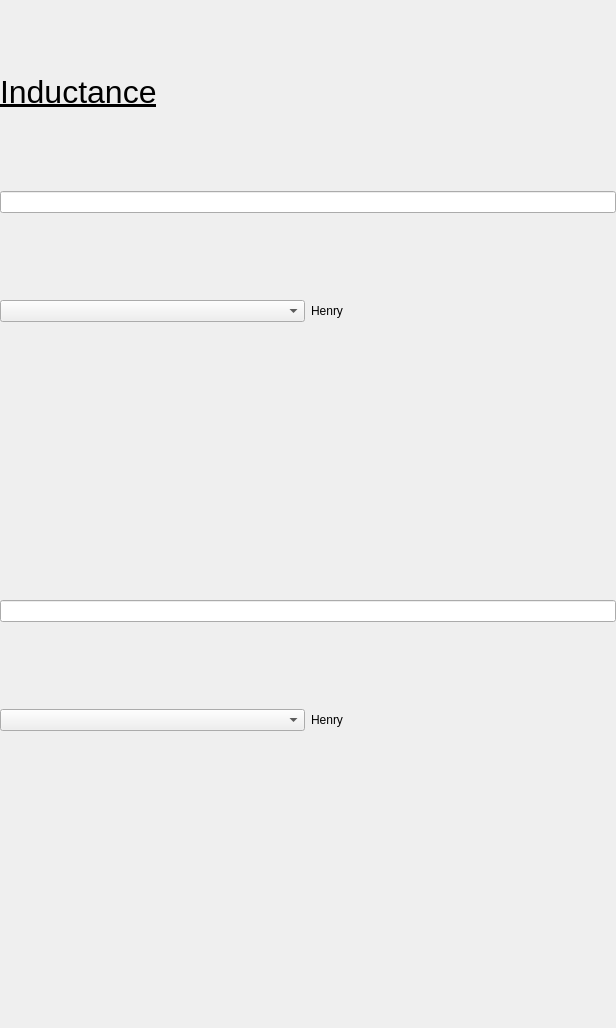
<?xml version="1.0" encoding="UTF-8"?>
<ui version="4.0">
 <class>InductanceWidget</class>
 <widget class="QWidget" name="InductanceWidget">
  <property name="geometry">
   <rect>
    <x>0</x>
    <y>0</y>
    <width>616</width>
    <height>1028</height>
   </rect>
  </property>
  <property name="sizePolicy">
   <sizepolicy hsizetype="Preferred" vsizetype="Expanding">
    <horstretch>0</horstretch>
    <verstretch>0</verstretch>
   </sizepolicy>
  </property>
  <property name="windowTitle">
   <string>Form</string>
  </property>
  <layout class="QVBoxLayout" name="verticalLayout">
   <property name="leftMargin">
    <number>0</number>
   </property>
   <property name="topMargin">
    <number>0</number>
   </property>
   <property name="rightMargin">
    <number>0</number>
   </property>
   <property name="bottomMargin">
    <number>0</number>
   </property>
   <item>
    <widget class="QLabel" name="title">
     <property name="text">
      <string>&lt;html&gt;&lt;head/&gt;&lt;body&gt;&lt;p&gt;&lt;span style=&quot; font-size:24pt; text-decoration: underline;&quot;&gt;Inductance&lt;/span&gt;&lt;/p&gt;&lt;/body&gt;&lt;/html&gt;</string>
     </property>
    </widget>
   </item>
   <item>
    <widget class="QLineEdit" name="iNum">
     <property name="inputMask">
      <string/>
     </property>
    </widget>
   </item>
   <item>
    <layout class="QHBoxLayout" name="horizontalLayout">
     <item>
      <widget class="QComboBox" name="iPrefix">
       <property name="currentIndex">
        <number>10</number>
       </property>
       <item>
        <property name="text">
         <string>yotta</string>
        </property>
       </item>
       <item>
        <property name="text">
         <string>zetta</string>
        </property>
       </item>
       <item>
        <property name="text">
         <string>exa</string>
        </property>
       </item>
       <item>
        <property name="text">
         <string>peta</string>
        </property>
       </item>
       <item>
        <property name="text">
         <string>tera</string>
        </property>
       </item>
       <item>
        <property name="text">
         <string>giga</string>
        </property>
       </item>
       <item>
        <property name="text">
         <string>mega</string>
        </property>
       </item>
       <item>
        <property name="text">
         <string>kilo</string>
        </property>
       </item>
       <item>
        <property name="text">
         <string>hecto</string>
        </property>
       </item>
       <item>
        <property name="text">
         <string>deka</string>
        </property>
       </item>
       <item>
        <property name="text">
         <string/>
        </property>
       </item>
       <item>
        <property name="text">
         <string>deci</string>
        </property>
       </item>
       <item>
        <property name="text">
         <string>centi</string>
        </property>
       </item>
       <item>
        <property name="text">
         <string>milli</string>
        </property>
       </item>
       <item>
        <property name="text">
         <string>micro</string>
        </property>
       </item>
       <item>
        <property name="text">
         <string>nano</string>
        </property>
       </item>
       <item>
        <property name="text">
         <string>pico</string>
        </property>
       </item>
       <item>
        <property name="text">
         <string>femto</string>
        </property>
       </item>
       <item>
        <property name="text">
         <string>atto</string>
        </property>
       </item>
       <item>
        <property name="text">
         <string>zepto</string>
        </property>
       </item>
       <item>
        <property name="text">
         <string>yocto</string>
        </property>
       </item>
      </widget>
     </item>
     <item>
      <widget class="QLabel" name="iLabel">
       <property name="text">
        <string>Henry</string>
       </property>
      </widget>
     </item>
    </layout>
   </item>
   <item>
    <widget class="QLabel" name="downIcon">
     <property name="text">
      <string/>
     </property>
     <property name="pixmap">
      <pixmap resource="Resources.qrc">:/icons/down.png</pixmap>
     </property>
     <property name="scaledContents">
      <bool>true</bool>
     </property>
    </widget>
   </item>
   <item>
    <widget class="QLineEdit" name="oNum">
     <property name="text">
      <string/>
     </property>
     <property name="readOnly">
      <bool>true</bool>
     </property>
    </widget>
   </item>
   <item>
    <layout class="QHBoxLayout" name="horizontalLayout_2">
     <item>
      <widget class="QComboBox" name="oPrefix">
       <property name="currentIndex">
        <number>10</number>
       </property>
       <item>
        <property name="text">
         <string>yotta</string>
        </property>
       </item>
       <item>
        <property name="text">
         <string>zetta</string>
        </property>
       </item>
       <item>
        <property name="text">
         <string>exa</string>
        </property>
       </item>
       <item>
        <property name="text">
         <string>peta</string>
        </property>
       </item>
       <item>
        <property name="text">
         <string>tera</string>
        </property>
       </item>
       <item>
        <property name="text">
         <string>giga</string>
        </property>
       </item>
       <item>
        <property name="text">
         <string>mega</string>
        </property>
       </item>
       <item>
        <property name="text">
         <string>kilo</string>
        </property>
       </item>
       <item>
        <property name="text">
         <string>hecto</string>
        </property>
       </item>
       <item>
        <property name="text">
         <string>deka</string>
        </property>
       </item>
       <item>
        <property name="text">
         <string/>
        </property>
       </item>
       <item>
        <property name="text">
         <string>deci</string>
        </property>
       </item>
       <item>
        <property name="text">
         <string>centi</string>
        </property>
       </item>
       <item>
        <property name="text">
         <string>milli</string>
        </property>
       </item>
       <item>
        <property name="text">
         <string>micro</string>
        </property>
       </item>
       <item>
        <property name="text">
         <string>nano</string>
        </property>
       </item>
       <item>
        <property name="text">
         <string>pico</string>
        </property>
       </item>
       <item>
        <property name="text">
         <string>femto</string>
        </property>
       </item>
       <item>
        <property name="text">
         <string>atto</string>
        </property>
       </item>
       <item>
        <property name="text">
         <string>zepto</string>
        </property>
       </item>
       <item>
        <property name="text">
         <string>yocto</string>
        </property>
       </item>
      </widget>
     </item>
     <item>
      <widget class="QLabel" name="oLabel">
       <property name="text">
        <string>Henry</string>
       </property>
      </widget>
     </item>
    </layout>
   </item>
   <item>
    <spacer name="keyboardSpacer">
     <property name="orientation">
      <enum>Qt::Vertical</enum>
     </property>
     <property name="sizeType">
      <enum>QSizePolicy::Minimum</enum>
     </property>
     <property name="sizeHint" stdset="0">
      <size>
       <width>20</width>
       <height>216</height>
      </size>
     </property>
    </spacer>
   </item>
  </layout>
 </widget>
 <resources>
  <include location="Resources.qrc"/>
 </resources>
 <connections/>
</ui>
